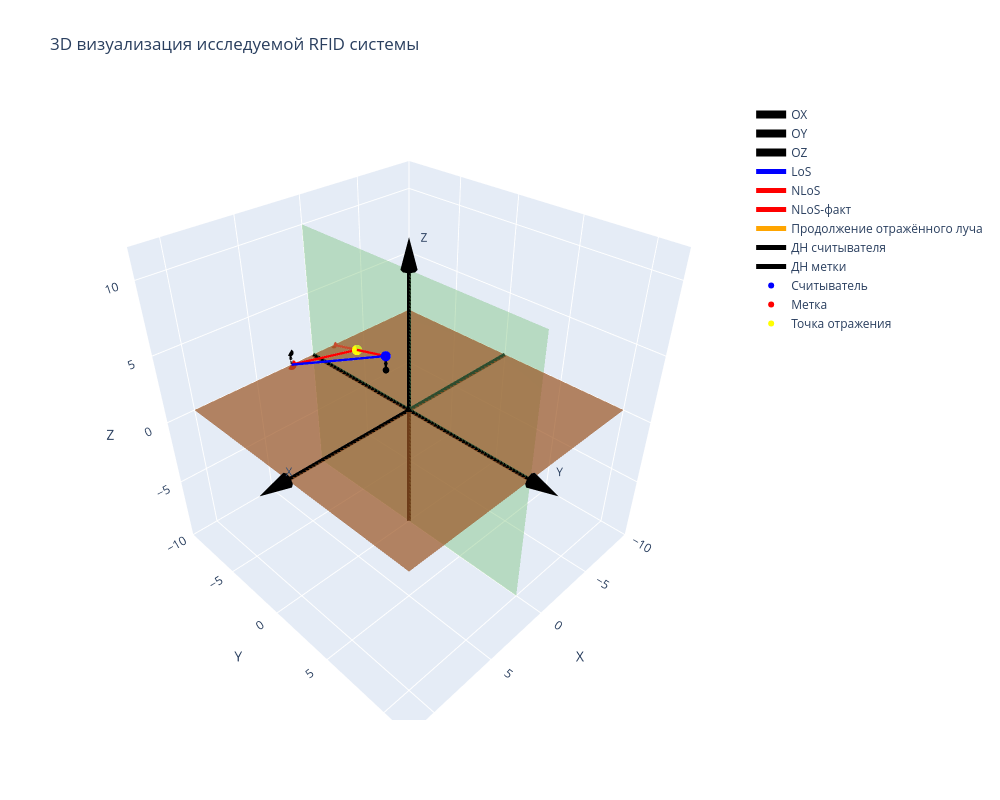

Write notebook code for a chart like this one.
### Markdown cell above
## Построить визуализацию
* Коричневая плоскость XOY - земля
* Зелёная плоскость YOZ - стена, от которой происходит отражение луча

### Code cell
fig = go.Figure()

draw_axes(fig)

# Векторы ----------------------------------------------------------------
plot_vector(fig, TX_POS, RX_POS, color="blue", name="LoS") # Прямая компонента сигнала
plot_vector(fig, TX_POS, rx_pos_refl, color="red", name="NLoS") # Компонента до "зазеркальной" метки
plot_vector(fig, ref_point, RX_POS, color="red", name="NLoS-факт") # Реальная отражённая компонента
plot_vector(fig, RX_POS, RX_POS + d1_vector_rx_n, color="orange", name="Продолжение отражённого луча") # Вспомогательный вектор для вычисления угла между ДН метки и отражённым от стены лучом
plot_vector(fig, TX_POS, tx_antenna_dir, color="black", name="ДН считывателя")
fig.add_trace(go.Cone(
    x=[tx_antenna_dir[0]], y=[tx_antenna_dir[1]], z=[tx_antenna_dir[2]],
    u=[0], v=[0], w=[-1],
    sizemode="absolute", sizeref=0.5, anchor="tip", showscale=False,
    colorscale=[[0, "black"], [1, "black"]],
    name="Arrow TX"
))
plot_vector(fig, RX_POS, rx_antenna_dir, color="black", name="ДН метки")
fig.add_trace(go.Cone(
    x=[rx_antenna_dir[0]], y=[rx_antenna_dir[1]], z=[rx_antenna_dir[2]],
    u=[0], v=[0], w=[1],
    sizemode="absolute", sizeref=0.5, anchor="tip", showscale=False,
    colorscale=[[0, "black"], [1, "black"]],
    name="Arrow RX"
))

# Точки ------------------------------------------------------------------
plot_point(fig, TX_POS, color="blue", name="Считыватель")
plot_point(fig, RX_POS, color="red", name="Метка")
plot_point(fig, ref_point, color="yellow", name="Точка отражения")

# Плоскости ------------------------------------------------------------------
plot_plane(fig, WALL_NORMAL, WALL_POINT, size=10, color="lightgreen", opacity=0.4) # Плоскость YOZ от которой происходит отражение
plot_plane(fig, np.array([0, 0, 1]), np.array([0, 0, 0]), size=10, color="saddlebrown", opacity=0.7)

fig.update_layout(
    scene=dict(
        xaxis=dict(title="X", range=[-10, 12]),
        yaxis=dict(title="Y", range=[-10, 12]),
        zaxis=dict(title="Z", range=[-10, 12]),
        aspectmode="cube"
    ),
    width=1000,
    height=800,
    title="3D визуализация исследуемой RFID системы"
)

fig.show()

### Figure 1 — Plotly figure (JSON) as saved in the notebook; plotly's stock layout.template omitted (floating-point values rounded to 4 significant figures)
{"data": [{"line": {"color": "black", "width": 8}, "mode": "lines", "name": "OX", "x": [-10, 10], "y": [0, 0], "z": [0, 0], "type": "scatter3d"}, {"line": {"color": "black", "width": 8}, "mode": "lines", "name": "OY", "x": [0, 0], "y": [-10, 10], "z": [0, 0], "type": "scatter3d"}, {"line": {"color": "black", "width": 8}, "mode": "lines", "name": "OZ", "x": [0, 0], "y": [0, 0], "z": [-10, 10], "type": "scatter3d"}, {"anchor": "tail", "colorscale": [[0, "black"], [1, "black"]], "showscale": false, "sizemode": "absolute", "sizeref": 2, "u": [1], "v": [0], "w": [0], "x": [10], "y": [0], "z": [0], "type": "cone"}, {"anchor": "tail", "colorscale": [[0, "black"], [1, "black"]], "showscale": false, "sizemode": "absolute", "sizeref": 2, "u": [0], "v": [1], "w": [0], "x": [0], "y": [10], "z": [0], "type": "cone"}, {"anchor": "tail", "colorscale": [[0, "black"], [1, "black"]], "showscale": false, "sizemode": "absolute", "sizeref": 2, "u": [0], "v": [0], "w": [1], "x": [0], "y": [0], "z": [10], "type": "cone"}, {"mode": "text", "name": "", "showlegend": false, "text": ["X"], "textposition": "top right", "x": [11], "y": [0], "z": [0], "type": "scatter3d"}, {"mode": "text", "name": "", "showlegend": false, "text": ["Y"], "textposition": "top right", "x": [0], "y": [11], "z": [0], "type": "scatter3d"}, {"mode": "text", "name": "", "showlegend": false, "text": ["Z"], "textposition": "top right", "x": [0], "y": [0], "z": [11], "type": "scatter3d"}, {"line": {"color": "blue", "width": 5}, "marker": {"size": 4}, "mode": "lines+markers", "name": "LoS", "x": [2, 2], "y": [0, -10], "z": [5, 0], "type": "scatter3d"}, {"line": {"color": "red", "width": 5}, "marker": {"size": 4}, "mode": "lines+markers", "name": "NLoS", "x": [2, -2], "y": [0, -10], "z": [5, 0], "type": "scatter3d"}, {"line": {"color": "red", "width": 5}, "marker": {"size": 4}, "mode": "lines+markers", "name": "NLoS-факт", "x": [0.0, 2], "y": [-5.0, -10], "z": [2.5, 0], "type": "scatter3d"}, {"line": {"color": "orange", "width": 5}, "marker": {"size": 4}, "mode": "lines+markers", "name": "Продолжение отражённого луча", "x": [2, 2.337], "y": [-10, -10.84], "z": [0, -0.4211], "type": "scatter3d"}, {"line": {"color": "black", "width": 5}, "marker": {"size": 4}, "mode": "lines+markers", "name": "ДН считывателя", "x": [2, 2], "y": [0, 0], "z": [5, 4], "type": "scatter3d"}, {"anchor": "tip", "colorscale": [[0, "black"], [1, "black"]], "name": "Arrow TX", "showscale": false, "sizemode": "absolute", "sizeref": 0.5, "u": [0], "v": [0], "w": [-1], "x": [2], "y": [0], "z": [4], "type": "cone"}, {"line": {"color": "black", "width": 5}, "marker": {"size": 4}, "mode": "lines+markers", "name": "ДН метки", "x": [2, 2], "y": [-10, -10], "z": [0, 1], "type": "scatter3d"}, {"anchor": "tip", "colorscale": [[0, "black"], [1, "black"]], "name": "Arrow RX", "showscale": false, "sizemode": "absolute", "sizeref": 0.5, "u": [0], "v": [0], "w": [1], "x": [2], "y": [-10], "z": [1], "type": "cone"}, {"marker": {"color": "blue", "size": 6}, "mode": "markers", "name": "Считыватель", "x": [2], "y": [0], "z": [5], "type": "scatter3d"}, {"marker": {"color": "red", "size": 6}, "mode": "markers", "name": "Метка", "x": [2], "y": [-10], "z": [0], "type": "scatter3d"}, {"marker": {"color": "yellow", "size": 6}, "mode": "markers", "name": "Точка отражения", "x": [0.0], "y": [-5.0], "z": [2.5], "type": "scatter3d"}, {"colorscale": [[0, "lightgreen"], [1, "lightgreen"]], "opacity": 0.4, "showscale": false, "x": [[0.0, 0.0, 0.0, 0.0, 0.0, 0.0, 0.0, 0.0, 0.0, 0.0], [0.0, 0.0, 0.0, 0.0, 0.0, 0.0, 0.0, 0.0, 0.0, 0.0], [0.0, 0.0, 0.0, 0.0, 0.0, 0.0, 0.0, 0.0, 0.0, 0.0], [0.0, 0.0, 0.0, 0.0, 0.0, 0.0, 0.0, 0.0, 0.0, 0.0], [0.0, 0.0, 0.0, 0.0, 0.0, 0.0, 0.0, 0.0, 0.0, 0.0], [-0.0, -0.0, -0.0, -0.0, -0.0, 0.0, 0.0, 0.0, 0.0, 0.0], [-0.0, -0.0, -0.0, -0.0, -0.0, 0.0, 0.0, 0.0, 0.0, 0.0], [-0.0, -0.0, -0.0, -0.0, -0.0, 0.0, 0.0, 0.0, 0.0, 0.0], [-0.0, -0.0, -0.0, -0.0, -0.0, 0.0, 0.0, 0.0, 0.0, 0.0], [-0.0, -0.0, -0.0, -0.0, -0.0, 0.0, 0.0, 0.0, 0.0, 0.0]], "y": [[-10.0, -7.778, -5.556, -3.333, -1.111, 1.111, 3.333, 5.556, 7.778, 10.0], [-10.0, -7.778, -5.556, -3.333, -1.111, 1.111, 3.333, 5.556, 7.778, 10.0], [-10.0, -7.778, -5.556, -3.333, -1.111, 1.111, 3.333, 5.556, 7.778, 10.0], [-10.0, -7.778, -5.556, -3.333, -1.111, 1.111, 3.333, 5.556, 7.778, 10.0], [-10.0, -7.778, -5.556, -3.333, -1.111, 1.111, 3.333, 5.556, 7.778, 10.0], [-10.0, -7.778, -5.556, -3.333, -1.111, 1.111, 3.333, 5.556, 7.778, 10.0], [-10.0, -7.778, -5.556, -3.333, -1.111, 1.111, 3.333, 5.556, 7.778, 10.0], [-10.0, -7.778, -5.556, -3.333, -1.111, 1.111, 3.333, 5.556, 7.778, 10.0], [-10.0, -7.778, -5.556, -3.333, -1.111, 1.111, 3.333, 5.556, 7.778, 10.0], [-10.0, -7.778, -5.556, -3.333, -1.111, 1.111, 3.333, 5.556, 7.778, 10.0]], "z": [[-10.0, -10.0, -10.0, -10.0, -10.0, -10.0, -10.0, -10.0, -10.0, -10.0], [-7.778, -7.778, -7.778, -7.778, -7.778, -7.778, -7.778, -7.778, -7.778, -7.778], [-5.556, -5.556, -5.556, -5.556, -5.556, -5.556, -5.556, -5.556, -5.556, -5.556], [-3.333, -3.333, -3.333, -3.333, -3.333, -3.333, -3.333, -3.333, -3.333, -3.333], [-1.111, -1.111, -1.111, -1.111, -1.111, -1.111, -1.111, -1.111, -1.111, -1.111], [1.111, 1.111, 1.111, 1.111, 1.111, 1.111, 1.111, 1.111, 1.111, 1.111], [3.333, 3.333, 3.333, 3.333, 3.333, 3.333, 3.333, 3.333, 3.333, 3.333], [5.556, 5.556, 5.556, 5.556, 5.556, 5.556, 5.556, 5.556, 5.556, 5.556], [7.778, 7.778, 7.778, 7.778, 7.778, 7.778, 7.778, 7.778, 7.778, 7.778], [10.0, 10.0, 10.0, 10.0, 10.0, 10.0, 10.0, 10.0, 10.0, 10.0]], "type": "surface"}, {"colorscale": [[0, "saddlebrown"], [1, "saddlebrown"]], "opacity": 0.7, "showscale": false, "x": [[-10.0, -7.778, -5.556, -3.333, -1.111, 1.111, 3.333, 5.556, 7.778, 10.0], [-10.0, -7.778, -5.556, -3.333, -1.111, 1.111, 3.333, 5.556, 7.778, 10.0], [-10.0, -7.778, -5.556, -3.333, -1.111, 1.111, 3.333, 5.556, 7.778, 10.0], [-10.0, -7.778, -5.556, -3.333, -1.111, 1.111, 3.333, 5.556, 7.778, 10.0], [-10.0, -7.778, -5.556, -3.333, -1.111, 1.111, 3.333, 5.556, 7.778, 10.0], [-10.0, -7.778, -5.556, -3.333, -1.111, 1.111, 3.333, 5.556, 7.778, 10.0], [-10.0, -7.778, -5.556, -3.333, -1.111, 1.111, 3.333, 5.556, 7.778, 10.0], [-10.0, -7.778, -5.556, -3.333, -1.111, 1.111, 3.333, 5.556, 7.778, 10.0], [-10.0, -7.778, -5.556, -3.333, -1.111, 1.111, 3.333, 5.556, 7.778, 10.0], [-10.0, -7.778, -5.556, -3.333, -1.111, 1.111, 3.333, 5.556, 7.778, 10.0]], "y": [[-10.0, -10.0, -10.0, -10.0, -10.0, -10.0, -10.0, -10.0, -10.0, -10.0], [-7.778, -7.778, -7.778, -7.778, -7.778, -7.778, -7.778, -7.778, -7.778, -7.778], [-5.556, -5.556, -5.556, -5.556, -5.556, -5.556, -5.556, -5.556, -5.556, -5.556], [-3.333, -3.333, -3.333, -3.333, -3.333, -3.333, -3.333, -3.333, -3.333, -3.333], [-1.111, -1.111, -1.111, -1.111, -1.111, -1.111, -1.111, -1.111, -1.111, -1.111], [1.111, 1.111, 1.111, 1.111, 1.111, 1.111, 1.111, 1.111, 1.111, 1.111], [3.333, 3.333, 3.333, 3.333, 3.333, 3.333, 3.333, 3.333, 3.333, 3.333], [5.556, 5.556, 5.556, 5.556, 5.556, 5.556, 5.556, 5.556, 5.556, 5.556], [7.778, 7.778, 7.778, 7.778, 7.778, 7.778, 7.778, 7.778, 7.778, 7.778], [10.0, 10.0, 10.0, 10.0, 10.0, 10.0, 10.0, 10.0, 10.0, 10.0]], "z": [[0.0, 0.0, 0.0, 0.0, 0.0, 0.0, 0.0, 0.0, 0.0, 0.0], [0.0, 0.0, 0.0, 0.0, 0.0, 0.0, 0.0, 0.0, 0.0, 0.0], [0.0, 0.0, 0.0, 0.0, 0.0, 0.0, 0.0, 0.0, 0.0, 0.0], [0.0, 0.0, 0.0, 0.0, 0.0, 0.0, 0.0, 0.0, 0.0, 0.0], [0.0, 0.0, 0.0, 0.0, 0.0, 0.0, 0.0, 0.0, 0.0, 0.0], [-0.0, -0.0, -0.0, -0.0, -0.0, 0.0, 0.0, 0.0, 0.0, 0.0], [-0.0, -0.0, -0.0, -0.0, -0.0, 0.0, 0.0, 0.0, 0.0, 0.0], [-0.0, -0.0, -0.0, -0.0, -0.0, 0.0, 0.0, 0.0, 0.0, 0.0], [-0.0, -0.0, -0.0, -0.0, -0.0, 0.0, 0.0, 0.0, 0.0, 0.0], [-0.0, -0.0, -0.0, -0.0, -0.0, 0.0, 0.0, 0.0, 0.0, 0.0]], "type": "surface"}], "layout": {"scene": {"xaxis": {"title": {"text": "X"}, "range": [-10, 12]}, "yaxis": {"title": {"text": "Y"}, "range": [-10, 12]}, "zaxis": {"title": {"text": "Z"}, "range": [-10, 12]}, "aspectmode": "cube"}, "width": 1000, "height": 800, "title": {"text": "3D визуализация исследуемой RFID системы"}}}
